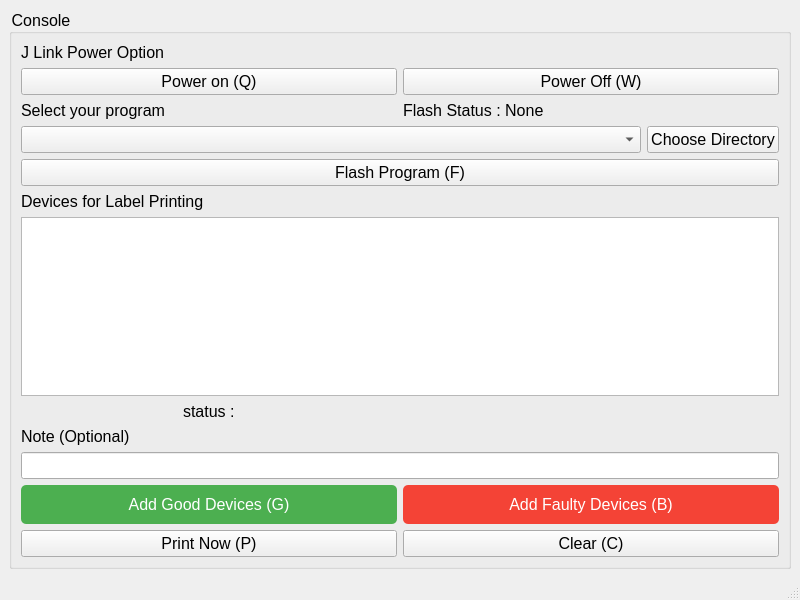
<?xml version="1.0" encoding="UTF-8"?>
<ui version="4.0">
 <class>MainWindow</class>
 <widget class="QMainWindow" name="MainWindow">
  <property name="geometry">
   <rect>
    <x>0</x>
    <y>0</y>
    <width>800</width>
    <height>600</height>
   </rect>
  </property>
  <property name="windowTitle">
   <string>MainWindow</string>
  </property>
  <widget class="QWidget" name="centralwidget">
   <layout class="QVBoxLayout" name="verticalLayout">
    <item>
     <widget class="QGroupBox" name="ConsoleGroupBox">
      <property name="styleSheet">
       <string notr="true">	font-size: 12pt;
	font-family: Arial, sans-serif;</string>
      </property>
      <property name="title">
       <string>Console</string>
      </property>
      <layout class="QVBoxLayout" name="verticalLayout_5">
       <item>
        <widget class="QLabel" name="powerOptionButton">
         <property name="text">
          <string>J Link Power Option</string>
         </property>
        </widget>
       </item>
       <item>
        <layout class="QHBoxLayout" name="horizontalLayout_2">
         <item>
          <widget class="QPushButton" name="powerOnButton">
           <property name="text">
            <string>Power on (Q)</string>
           </property>
          </widget>
         </item>
         <item>
          <widget class="QPushButton" name="powerOffButton">
           <property name="text">
            <string>Power Off (W)</string>
           </property>
          </widget>
         </item>
        </layout>
       </item>
       <item>
        <layout class="QVBoxLayout" name="verticalLayout_2">
         <item>
          <layout class="QHBoxLayout" name="horizontalLayout">
           <item>
            <widget class="QLabel" name="programFileLabel">
             <property name="text">
              <string>Select your program</string>
             </property>
            </widget>
           </item>
           <item>
            <widget class="QLabel" name="flashStatusLabel">
             <property name="text">
              <string>Flash Status : None</string>
             </property>
            </widget>
           </item>
          </layout>
         </item>
         <item>
          <layout class="QHBoxLayout" name="horizontalLayout_7">
           <item>
            <widget class="QComboBox" name="programFileComboBox"/>
           </item>
           <item>
            <widget class="QPushButton" name="chooseDirectoryButton">
             <property name="sizePolicy">
              <sizepolicy hsizetype="Fixed" vsizetype="Fixed">
               <horstretch>0</horstretch>
               <verstretch>0</verstretch>
              </sizepolicy>
             </property>
             <property name="text">
              <string>Choose Directory</string>
             </property>
            </widget>
           </item>
          </layout>
         </item>
         <item>
          <widget class="QPushButton" name="flashButton">
           <property name="styleSheet">
            <string notr="true"/>
           </property>
           <property name="text">
            <string>Flash Program (F)</string>
           </property>
          </widget>
         </item>
        </layout>
       </item>
       <item>
        <widget class="QLabel" name="devicesLabel">
         <property name="maximumSize">
          <size>
           <width>16777215</width>
           <height>40</height>
          </size>
         </property>
         <property name="text">
          <string>Devices for Label Printing</string>
         </property>
        </widget>
       </item>
       <item>
        <widget class="QTableView" name="devicesTableView">
         <property name="sizePolicy">
          <sizepolicy hsizetype="Expanding" vsizetype="Preferred">
           <horstretch>0</horstretch>
           <verstretch>0</verstretch>
          </sizepolicy>
         </property>
        </widget>
       </item>
       <item>
        <layout class="QHBoxLayout" name="horizontalLayout_3">
         <item alignment="Qt::AlignHCenter">
          <widget class="QLabel" name="statusLabel">
           <property name="text">
            <string>status :</string>
           </property>
          </widget>
         </item>
         <item>
          <widget class="QLabel" name="addDeviceStatusLabel">
           <property name="text">
            <string/>
           </property>
          </widget>
         </item>
        </layout>
       </item>
       <item>
        <widget class="QLabel" name="label">
         <property name="text">
          <string>Note (Optional)</string>
         </property>
        </widget>
       </item>
       <item>
        <widget class="QLineEdit" name="noteLineEdit"/>
       </item>
       <item>
        <layout class="QHBoxLayout" name="horizontalLayout_5">
         <item>
          <widget class="QPushButton" name="addGoodDeviceButton">
           <property name="styleSheet">
            <string notr="true">QPushButton {
    background-color: #4CAF50; /* Green */
    color: white;
    border: none;
    border-radius: 5px;
    padding: 10px 20px;
}

QPushButton:hover {
    background-color: #45a049; /* Darker Green */
}

QPushButton:pressed {
    background-color: #357a38; /* Even Darker Green when pressed */
}</string>
           </property>
           <property name="text">
            <string>Add Good Devices (G)</string>
           </property>
          </widget>
         </item>
         <item>
          <widget class="QPushButton" name="addBadDeviceButton">
           <property name="styleSheet">
            <string notr="true">QPushButton {
    background-color: #f44336; /* Red */
    color: white;
    border: none;
    border-radius: 5px;
    padding: 10px 20px;
}

QPushButton:hover {
    background-color: #d32f2f; /* Darker Red */
}

QPushButton:pressed {
    background-color: #b71c1c; /* Even Darker Red when pressed */
}</string>
           </property>
           <property name="text">
            <string>Add Faulty Devices (B)</string>
           </property>
          </widget>
         </item>
        </layout>
       </item>
       <item>
        <layout class="QHBoxLayout" name="horizontalLayout_4">
         <item>
          <widget class="QPushButton" name="printNowButton">
           <property name="styleSheet">
            <string notr="true"/>
           </property>
           <property name="text">
            <string>Print Now (P)</string>
           </property>
          </widget>
         </item>
         <item>
          <widget class="QPushButton" name="clearListButton">
           <property name="styleSheet">
            <string notr="true"/>
           </property>
           <property name="text">
            <string>Clear (C)</string>
           </property>
          </widget>
         </item>
        </layout>
       </item>
      </layout>
     </widget>
    </item>
   </layout>
  </widget>
  <widget class="QMenuBar" name="menubar">
   <property name="geometry">
    <rect>
     <x>0</x>
     <y>0</y>
     <width>800</width>
     <height>22</height>
    </rect>
   </property>
  </widget>
  <widget class="QStatusBar" name="statusbar"/>
 </widget>
 <resources/>
 <connections/>
</ui>
